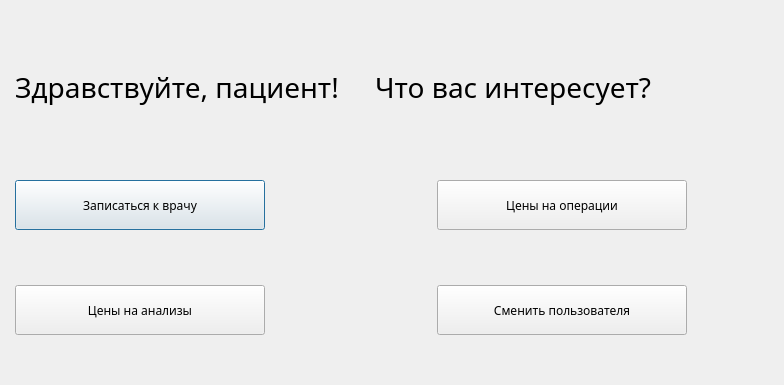
<?xml version="1.0" encoding="UTF-8"?>
<ui version="4.0">
 <class>patientmenu</class>
 <widget class="QDialog" name="patientmenu">
  <property name="geometry">
   <rect>
    <x>0</x>
    <y>0</y>
    <width>784</width>
    <height>385</height>
   </rect>
  </property>
  <property name="font">
   <font>
    <family>Gargi</family>
   </font>
  </property>
  <property name="windowTitle">
   <string>Меню пациента</string>
  </property>
  <layout class="QGridLayout" name="gridLayout">
   <item row="0" column="0" colspan="2">
    <widget class="QLabel" name="lbSpecialization_15">
     <property name="minimumSize">
      <size>
       <width>750</width>
       <height>30</height>
      </size>
     </property>
     <property name="maximumSize">
      <size>
       <width>200</width>
       <height>55</height>
      </size>
     </property>
     <property name="font">
      <font>
       <family>Gargi</family>
       <pointsize>21</pointsize>
      </font>
     </property>
     <property name="text">
      <string>Здравствуйте, пациент!     Что вас интересует?</string>
     </property>
     <property name="margin">
      <number>7</number>
     </property>
    </widget>
   </item>
   <item row="1" column="0">
    <widget class="QPushButton" name="btnAddRecording">
     <property name="minimumSize">
      <size>
       <width>250</width>
       <height>50</height>
      </size>
     </property>
     <property name="maximumSize">
      <size>
       <width>150</width>
       <height>30</height>
      </size>
     </property>
     <property name="text">
      <string>Записаться к врачу</string>
     </property>
    </widget>
   </item>
   <item row="1" column="1">
    <widget class="QPushButton" name="btnSurgeriesCosts">
     <property name="minimumSize">
      <size>
       <width>250</width>
       <height>50</height>
      </size>
     </property>
     <property name="maximumSize">
      <size>
       <width>150</width>
       <height>30</height>
      </size>
     </property>
     <property name="text">
      <string>Цены на операции</string>
     </property>
    </widget>
   </item>
   <item row="2" column="0">
    <widget class="QPushButton" name="btnAnalysisCosts">
     <property name="minimumSize">
      <size>
       <width>250</width>
       <height>50</height>
      </size>
     </property>
     <property name="maximumSize">
      <size>
       <width>150</width>
       <height>30</height>
      </size>
     </property>
     <property name="text">
      <string>Цены на анализы</string>
     </property>
    </widget>
   </item>
   <item row="2" column="1">
    <widget class="QPushButton" name="btnChangeUser">
     <property name="minimumSize">
      <size>
       <width>250</width>
       <height>50</height>
      </size>
     </property>
     <property name="maximumSize">
      <size>
       <width>150</width>
       <height>30</height>
      </size>
     </property>
     <property name="text">
      <string>Сменить пользователя</string>
     </property>
    </widget>
   </item>
  </layout>
 </widget>
 <resources/>
 <connections/>
</ui>
